Frame 1 (no input): blank canvas, image omitted
Frame 60 (no input): blank canvas, image omitted
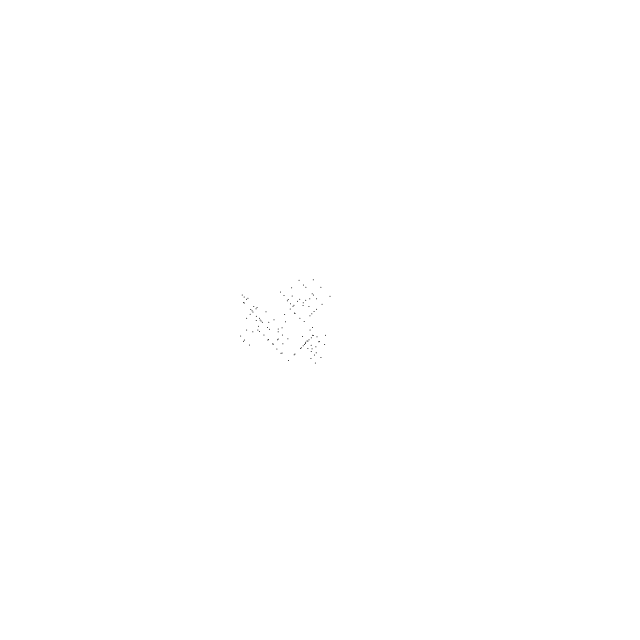
Frame 120 (the mouse pressed at the canvas centre since frame 60)

The p5.js sketch whose frames 1 and 60 were blank and that drew this single picture after the mouse press (run headless with seeded random() and noise() and a simulated clock; from frame 60 on, the mouse is pressed at the canvas centre):

// p5.js sketch
// ── sketch.js
class Walker {
    constructor() {
        this.x = width / 2; //Initialize Walker at the centre of the screen
        this.y = height / 2;
    }


    show() {
        stroke(0);
        point(this.x, this.y);

    }

    step() {

        const xstep = floor(random(0, 2)); //Makes xstep biased towards values b/w 0 and 1 .
        const ystep = floor(random(2, 4));

        // const stepSize=randomGaussian(0,3);
        let xstepSize;
        let ystepSize;

        while (true) {
            let r1 = random(10);
            let p = r1*r1;
            let r2 = random(10);
            if (r2 < p) {
                xstepSize = r1;
                ystepSize = r1;
                break;

            }
        }





        switch (xstep) {
            case 0:
                this.x = this.x + xstepSize;
                break;

            case 1:
                this.x = this.x - xstepSize;
                break;

            default:
                break;
        }

        switch (ystep) {

            case 2:
                this.y = this.y + ystepSize;
                break;

            case 3:
                this.y = this.y - ystepSize;
                break;

            default:
                break;



        }


    }

}

let walker;
function setup() {
    createCanvas(640, 640);
    background(255);

    walker = new Walker();



}

function draw() {
    walker.step();
    walker.show();
}
